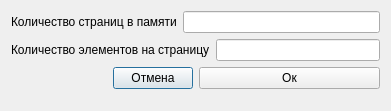
<?xml version="1.0" encoding="UTF-8"?>
<ui version="4.0">
 <class>PaginationOption</class>
 <widget class="QDialog" name="PaginationOption">
  <property name="geometry">
   <rect>
    <x>0</x>
    <y>0</y>
    <width>391</width>
    <height>111</height>
   </rect>
  </property>
  <property name="windowTitle">
   <string>Dialog</string>
  </property>
  <layout class="QVBoxLayout" name="verticalLayout">
   <item>
    <layout class="QHBoxLayout" name="horizontalLayout_2">
     <item>
      <widget class="QLabel" name="label">
       <property name="text">
        <string>Количество страниц в памяти</string>
       </property>
      </widget>
     </item>
     <item>
      <widget class="QLineEdit" name="mapunvtb"/>
     </item>
    </layout>
   </item>
   <item>
    <layout class="QHBoxLayout" name="horizontalLayout">
     <item>
      <widget class="QLabel" name="label_2">
       <property name="text">
        <string>Количество элементов на страницу</string>
       </property>
      </widget>
     </item>
     <item>
      <widget class="QLineEdit" name="steptb">
       <property name="text">
        <string/>
       </property>
      </widget>
     </item>
    </layout>
   </item>
   <item>
    <layout class="QHBoxLayout" name="horizontalLayout_3">
     <item alignment="Qt::AlignRight">
      <widget class="QPushButton" name="pushButton">
       <property name="text">
        <string>Отмена</string>
       </property>
      </widget>
     </item>
     <item>
      <widget class="QPushButton" name="pushButton_2">
       <property name="text">
        <string>Ок</string>
       </property>
      </widget>
     </item>
    </layout>
   </item>
   <item>
    <spacer name="verticalSpacer">
     <property name="orientation">
      <enum>Qt::Vertical</enum>
     </property>
     <property name="sizeHint" stdset="0">
      <size>
       <width>20</width>
       <height>40</height>
      </size>
     </property>
    </spacer>
   </item>
  </layout>
 </widget>
 <resources/>
 <connections/>
</ui>
